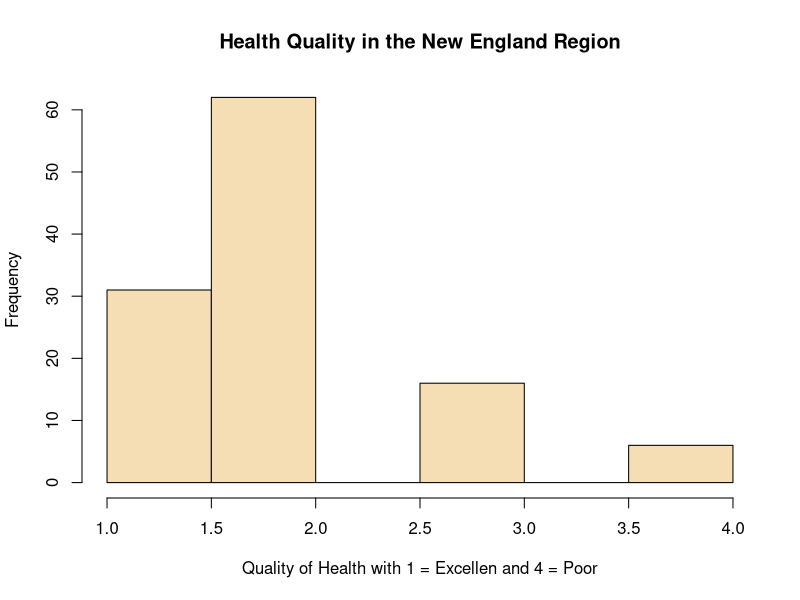

This chart was generated by the following R code: (Note: this script raises an error after producing the figure.)
######################################################################
#
#  Final Project: Qaulity of Health by Regions of the Unites States
#
######################################################################
# We will first run a package to read data into R.

library(haven)

# there is also a package "foreign" that was showned in class, but "haven" works better. 
# For this projedct, I will use GSS2016. GSS2016 was downloaded from this link:
# http://gss.norc.org/Documents/spss/2016_spss.zip

# The datafile was placed in work folder and loaded:

gss <- read_dta("GSS2016.DTA")
###################### 1. Working with data #################

# View the dataset using this command:

View(gss)

# Find out the variable names using this command

colnames(gss)

#Refer to the GSS codebook for what's in each variable.

head(gss$health, 10) #displays the first 10 observation for the variable health
head(gss$region, 10) #dipsplas the first 10 observation for the variable region.

# Let's look at some descriptive statistics for our two variables. Given that both
# are categorical it doesn't make sense to look at mean, median or quantiles.
# We can plot some figures to visualize disbrution, however. For instant histograms. 

health_reg1 <-(gss$health[gss$region == 1]) 
hist(health_reg1, breaks = 10, main = "Health Quality in the New England Region", col = "Wheat", ylab = "Frequency", xlab = "Quality of Health with 1 = Excellen and 4 = Poor") # distrtibution of health for people in region 1
whealth_reg2 <-(gss$health[gss$region == 2]) 
hist(health_reg2, 10, main = "Health Quality in the Middle Atlantic Region", col = "wheat", ylab = "Frequency", xlab = "Quality of Health with 1 = Excellen and 4 = Poor", cex.lab = 1,5, cex.main = 1.4) # distrtibution of health for people in region 2
health_reg3 <-(gss$health[gss$region == 3]) 
hist(health_reg3, 10, main = "Health Quality in East the North Central Region", col = "wheat", ylab = "Frequency", xlab = "Quality of Health with 1 = Excellen and 4 = Poor", cex.lab = 1,5, cex.main = 1.4) # distrtibution of health for people in region 3
health_reg4 <-(gss$health[gss$region == 4]) 
hist(health_reg4, 10, main = "Health Quality in the West North Central Region", col = "wheat", ylab = "Frequency", xlab = "Quality of Health with 1 = Excellen and 4 = Poor", cex.lab = 1,5, cex.main = 1.4) # distrtibution of health for people in region 4
health_reg5 <-(gss$health[gss$region == 5])
hist(health_reg5, 10, main = "Health Quality in the South Atlantic Region", col = "wheat", ylab = "Frequency", xlab = "Quality of Health with 1 = Excellen and 4 = Poor", cex.lab = 1,5, cex.main = 1.4) # distrtibution of health for people in region 5
health_reg6 <-(gss$health[gss$region == 6]) 
hist(health_reg6, 10, main = "Health Quality in the East South Central Region", col = "wheat", ylab = "Frequency", xlab = "Quality of Health with 1 = Excellen and 4 = Poor", cex.lab = 1,5, cex.main = 1.4) # distrtibution of health for people in region 6
health_reg7 <-(gss$health[gss$region == 7]) 
hist(health_reg7, 10, main = "Health Quality in the West South Central Region", col = "wheat", ylab = "Frequency", xlab = "Quality of Health with 1 = Excellen and 4 = Poor", cex.lab = 1,5, cex.main = 1.4) # distrtibution of health for people in region 7
health_reg8 <-(gss$health[gss$region == 8]) 
hist(health_reg8, 10, main = "Health Quality in the Mountain Region", col = "wheat", ylab = "Frequency", xlab = "Quality of Health with 1 = Excellen and 4 = Poor", cex.lab = 1,5, cex.main = 1.4) # distrtibution of health for people in region 8
health_reg9 <-(gss$health[gss$region == 9]) 
hist(health_reg9, 10, main = "Health Quality in the Pacific Region", col = "wheat", ylab = "Frequency", xlab = "Quality of Health with 1 = Excellen and 4 = Poor", cex.lab = 1,5, cex.main = 1.4) # distrtibution of health for people in region 9

#plots health status by region
#health_status <-structure(list(NE=table(health_reg1), MA=table(health_reg2), EN=table(health_reg3), WN=table(health_reg4), SA=table(health_reg5), ES=table(health_reg6), WS=table(health_reg7), MO=table(health_reg8), PA=table(health_reg9)), .Names=c("New England", "Middle Atlantic", "E. Nor. Central", "W. Nor. Central", "South Atlantic", "E. Sou. Central", "W. Sou. Central", "Mountain", "Pacific"), class="data.frame", row.names=c("Excellent", "Good", "Fair", "Poor"))
#barplot(as.matrix(health_status), main="Quality of Health by Region in the U.S.", ylab = "Number of People", xlab = "Regions in the U.S.", cex.lab = 1.5, cex.main = 1.4, beside=TRUE, col = c("dodgerblue", "pink", "yellow", "purple" ))
#legend("topright", c("Excellent", "Good", "Fair", "Poor"), cex = 1.3, bty = "n", fill = c("dodgerblue", "pink"))


# To see if there is relationship between health and region I'll use regression.

lm(formula = health ~ factor(region), data = gss) # compares each region base on the health of the average person in the region
summary(lm(formula = health ~ factor(region), data = gss)) # gives F and P statistics


